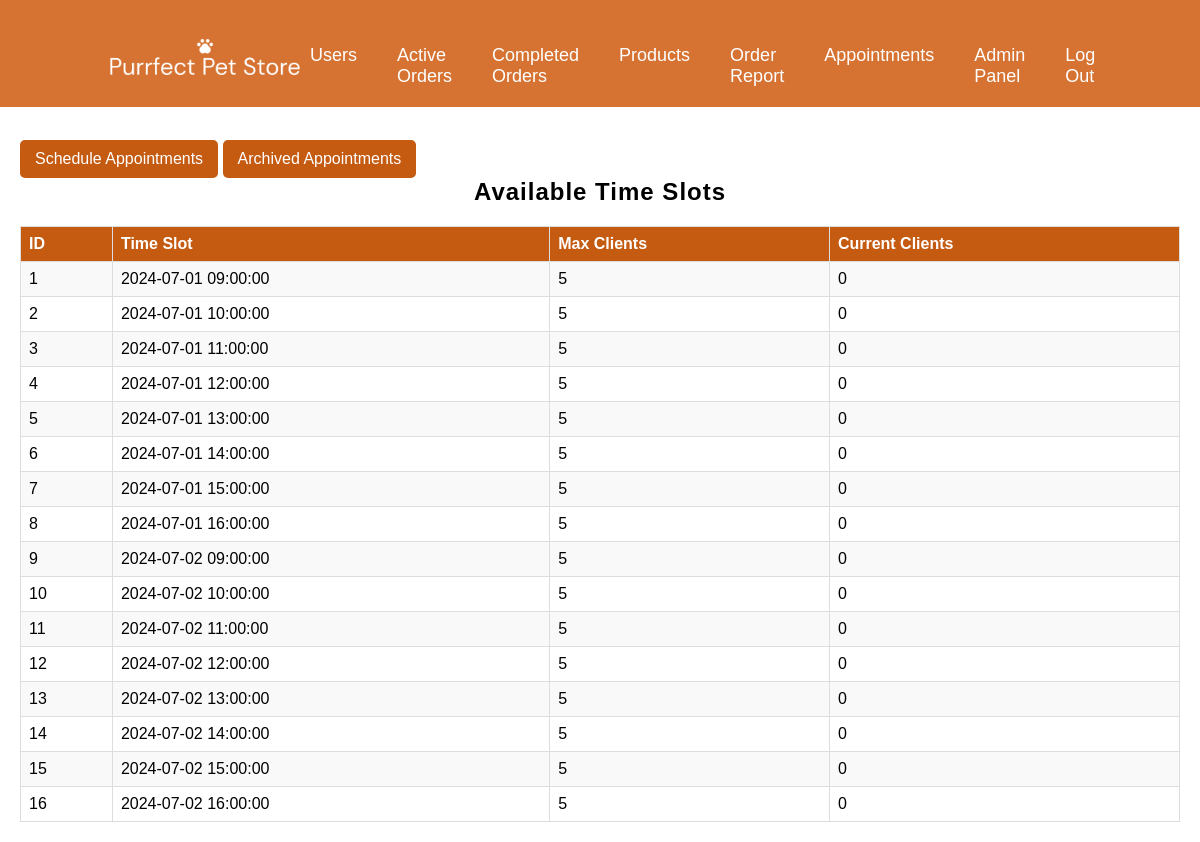
The page /viewappointments.php on the database its author committed.
### tables this page shows
CREATE TABLE `available_times` (
  `id` int NOT NULL AUTO_INCREMENT,
  `time_slot` datetime NOT NULL,
  `max_clients` int NOT NULL DEFAULT '5',
  `current_clients` int NOT NULL DEFAULT '0',
  PRIMARY KEY (`id`)
);

### viewappointments.php (the view, shortened to what this page needs)
<?php
$host = 'localhost';
$dbname = 'purrfect';
$username = 'root';
$password = 'password';
try {
    $pdo = new PDO("mysql:host=$host;dbname=$dbname", $username, $password);
    $pdo->setAttribute(PDO::ATTR_ERRMODE, PDO::ERRMODE_EXCEPTION);
} catch (PDOException $e) {
    die("Connection failed: " . $e->getMessage());
}
$times_sql = "SELECT * FROM available_times ORDER BY time_slot ASC";
$times_stmt = $pdo->query($times_sql);
$available_times = $times_stmt->fetchAll(PDO::FETCH_ASSOC);
?>
<!DOCTYPE html>
<html>
<head>
    <link href='https://unpkg.com/boxicons@2.1.4/css/boxicons.min.css' rel='stylesheet'>
    <link rel="stylesheet" href="style.css">
    <link rel="stylesheet" href="style1.css">
</head>
<header>
    <a href="home.php"><img src="images/Background/logo.png" class="logo"></a>
    <div class="nav-bar">
        <ul class="navigation">
            <li><a href="user_list.php">Users</a></li>
            <li><a href="orders_list.php">Active Orders</a></li>
            <li><a href="orderhistoryadmin.php">Completed Orders</a>
            <li><a href="productsadmin.php">Products</a>
            <li><a href="orderreport.php">Order Report</a></li>
            <li><a href="viewappointments.php">Appointments</a></li>
            <li><a href="home.php">Admin Panel</a></li>
            <li><a href="#" onclick="logoutAlert()">Log Out</a></li>
        </ul>
    </div>
</header>
<body>
<div class="container-4">
<a href="schedule_appointments.php" class="back-listbtn">Schedule Appointments</a>
<a href="archive_appointments.php" class="back-listbtn">Archived Appointments</a>
    <h2>Available Time Slots</h2>
    <table border="1">
        <tr>
            <th>ID</th>
            <th>Time Slot</th>
            <th>Max Clients</th>
            <th>Current Clients</th>
        </tr>
        <?php foreach ($available_times as $time): ?>
        <tr>
            <td><?php echo htmlspecialchars($time['id']); ?></td>
            <td><?php echo htmlspecialchars($time['time_slot']); ?></td>
            <td><?php echo htmlspecialchars($time['max_clients']); ?></td>
            <td><?php echo htmlspecialchars($time['current_clients']); ?></td>
        </tr>
        <?php endforeach; ?>
    </table>
    </div>
</body>
</html>

### style.css (style rules this page uses)
* { margin: 0; padding: 0; box-sizing: border-box; font-family: 'Poppins', sans-serif; }
header { position: absolute; top: 0; left: 0; width: 100%; padding: 40px 100px; display: flex; justify-content: space-between; align-items: center; }
header .logo { position: relative; max-width: 190px; bottom: 12px; left: 10px; z-index: 1; }
.nav-bar:before { background: #d67332; width: 100%; height: 75%; position: absolute; top: 0; left: 0; content: ""; }
header .navigation { position: relative; display: flex; top: -5px; }
header .navigation li { list-style: none; display: inline-block; margin: 10px 20px; position: relative; }
header .navigation li a { text-decoration: none; color: #fff; font-size: 18px; font-weight: 450; }
header .navigation li a:not(.auth-button)::after { content: ''; height: 3px; width: 0; background: white; position: absolute; left: 0; bottom: -10px; transition: 0.5s; }
h2 { letter-spacing: 1px; text-align: center; margin-bottom: 20px; }
.back-listbtn, .home-btn { display: inline-block; background-color: #C55A11; color: white; padding: 10px 15px; text-decoration: none; border-radius: 5px; margin-top: 20px; }
.back-listbtn, .home-btn:hover { background-color: #b95613; }

### style1.css (style rules this page uses)
body { font-family: Arial, sans-serif; margin: 0; padding: 20px; }
table { width: 100%; border-collapse: collapse; }
table, th { border: 1px solid #ddd; padding: 8px; text-align: left; }
.container-4 { position: relative; margin-top: 100px; }
td { border: 1px solid #ddd; padding: 8px; text-align: left; justify-content: space-between; align-items: center; }
th { background-color: #C55A11; color: #fff; }
tr:nth-child(even) { background-color: #f9f9f9; }
.back-listbtn { display: inline-block; background-color: #C55A11; color: white; padding: 10px 15px; text-decoration: none; border-radius: 5px; margin-top: 20px; }

### rows shown on the page
available_times: id "1", time_slot "2024-07-01 09:00:00", max_clients "5", current_clients "0"
available_times: id "2", time_slot "2024-07-01 10:00:00", max_clients "5", current_clients "0"
available_times: id "3", time_slot "2024-07-01 11:00:00", max_clients "5", current_clients "0"
available_times: id "4", time_slot "2024-07-01 12:00:00", max_clients "5", current_clients "0"
available_times: id "5", time_slot "2024-07-01 13:00:00", max_clients "5", current_clients "0"
available_times: id "6", time_slot "2024-07-01 14:00:00", max_clients "5", current_clients "0"
available_times: id "7", time_slot "2024-07-01 15:00:00", max_clients "5", current_clients "0"
available_times: id "8", time_slot "2024-07-01 16:00:00", max_clients "5", current_clients "0"
available_times: id "9", time_slot "2024-07-02 09:00:00", max_clients "5", current_clients "0"
available_times: id "10", time_slot "2024-07-02 10:00:00", max_clients "5", current_clients "0"
available_times: id "11", time_slot "2024-07-02 11:00:00", max_clients "5", current_clients "0"
available_times: id "12", time_slot "2024-07-02 12:00:00", max_clients "5", current_clients "0"
available_times: id "13", time_slot "2024-07-02 13:00:00", max_clients "5", current_clients "0"
available_times: id "14", time_slot "2024-07-02 14:00:00", max_clients "5", current_clients "0"
available_times: id "15", time_slot "2024-07-02 15:00:00", max_clients "5", current_clients "0"
available_times: id "16", time_slot "2024-07-02 16:00:00", max_clients "5", current_clients "0"
